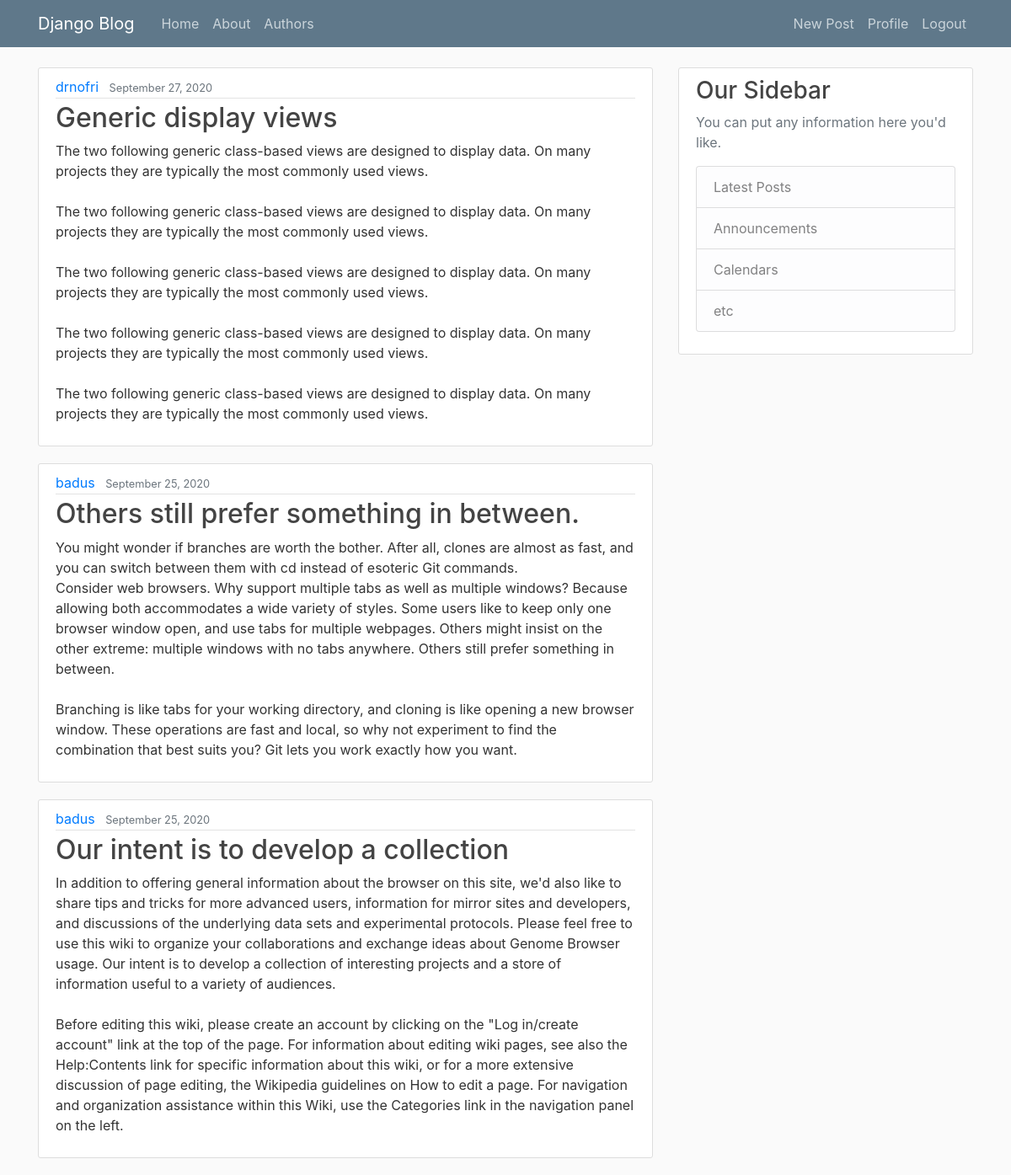
/ (signed in), run on the app's committed database.
### blog/models.py (models this page shows, shortened)
class Post(models.Model):
    title = models.CharField(max_length=100)
    content = models.TextField()
    date_posted = models.DateTimeField(default=timezone.now)
    author = models.ForeignKey(User, on_delete=models.CASCADE)

### blog/views.py (the view)
# urls.py: path('', PostListView.as_view(), name='blog-home'),
class PostListView(ListView):
    model = Post
    template_name = 'blog/home.html'  # <app>/<model>_<viewtype>.html
    context_object_name = 'posts'
    ordering = ['-date_posted']
    paginate_by = 3

### blog/templates/blog/home.html
{% extends "blog/base.html" %}
{% block content %}
    {% for post in posts %}
        <article class="media content-section">
          <div class="media-body">
            <div class="article-metadata">
              <a class="mr-2" href="#">{{ post.author }}</a>
              <small class="text-muted">{{ post.date_posted|date:"F d, Y" }}</small>
            </div>
            <h2><a class="article-title" href="{% url 'post-detail' post.id %}">{{ post.title }}</a></h2>
            <p class="article-content">{{ post.content }}</p>
          </div>
        </article>
    {% endfor %}
{% endblock content %}

### blog/static/blog/main.css (style rules this page uses)
body { background: #fafafa; color: #333333; margin-top: 5rem; }
h1, h2, h3, h4, h5, h6 { color: #444444; }
.content-section { background: #ffffff; padding: 10px 20px; border: 1px solid #dddddd; border-radius: 3px; margin-bottom: 20px; }
.article-title { color: #444444; }
.article-content { white-space: pre-line; }
.article-metadata { padding-bottom: 1px; margin-bottom: 4px; border-bottom: 1px solid #e3e3e3 }

### data on the page
Post: author "drnofri", date_posted "September 27, 2020", title "Generic display views", content "The two following generic class-based views are designed to display data. On many projects they are typically the most commonly used views. The two following generic class-based views are designed to display data. On many projects they are typically the most commonly used views. The two following generic class-based views are designed to display data. On many projects they are typically the most commonly used views. The two following generic class-based views are designed to display data. On many projects they are typically the most commonly used views. The two following generic class-based views are designed to display data. On many projects they are typically the most commonly used views."
Post: author "badus", date_posted "September 25, 2020", title "Others still prefer something in between.", content "You might wonder if branches are worth the bother. After all, clones are almost as fast, and you can switch between them with cd instead of esoteric Git commands. Consider web browsers. Why support multiple tabs as well as multiple windows? Because allowing both accommodates a wide variety of styles. Some users like to keep only one browser window open, and use tabs for multiple webpages. Others might insist on the other extreme: multiple windows with no tabs anywhere. Others still prefer something in between. Branching is like tabs for your working directory, and cloning is like opening a new browser window. These operations are fast and local, so why not experiment to find the combination…"
Post: author "badus", date_posted "September 25, 2020", title "Our intent is to develop a collection", content "In addition to offering general information about the browser on this site, we'd also like to share tips and tricks for more advanced users, information for mirror sites and developers, and discussions of the underlying data sets and experimental protocols. Please feel free to use this wiki to organize your collaborations and exchange ideas about Genome Browser usage. Our intent is to develop a collection of interesting projects and a store of information useful to a variety of audiences. Before editing this wiki, please create an account by clicking on the \"Log in/create account\" link at the top of the page. For information about editing wiki pages, see also the Help:Contents link for…"
